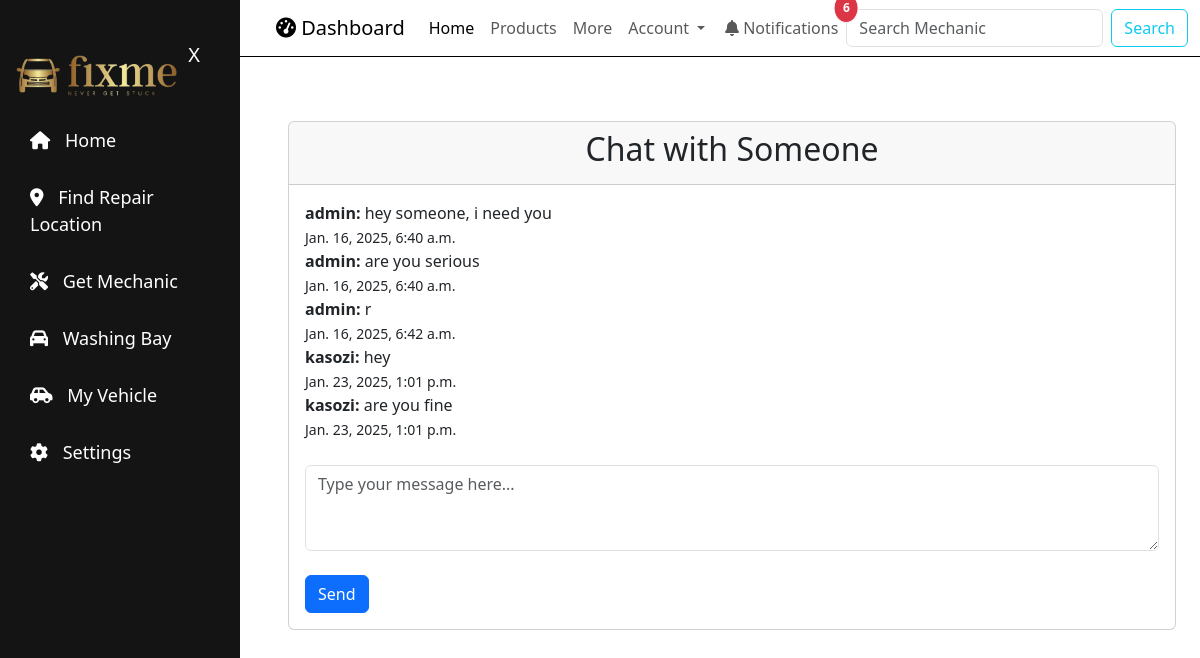
/chat_with_mechanic/1/ (signed in), run on the app's committed database.
### fixmeApp/models.py (models this page shows, shortened)
class Mechanic(models.Model):
    name = models.CharField(max_length=30)
    email = models.EmailField(validators=[EmailValidator(message="Please enter a valid email address")])
    location = models.CharField(max_length=30)
    experience = models.SmallIntegerField(default=0)
    phone = models.CharField(max_length=14, validators=[MinLengthValidator(10), MaxLengthValidator(14)])
    bio = models.CharField(max_length=100, null=True, blank=True)
    dis_img = models.ImageField(null=True, blank=True)
    created_at = models.DateTimeField(auto_now_add=True)

class Message(models.Model):
    mechanic = models.ForeignKey(Mechanic, on_delete=models.CASCADE)
    user = models.ForeignKey(User, on_delete=models.CASCADE)
    content = models.TextField()
    timestamp = models.DateTimeField(auto_now_add=True)
    read = models.BooleanField(default=False)

### fixmeApp/views.py (the view)
# urls.py: path('chat_with_mechanic/<int:mechanic_id>/', views.chat_with_mechanic, name='chat_with_mechanic'),
def chat_with_mechanic(request, mechanic_id):
    mechanic = get_object_or_404(Mechanic, id=mechanic_id)
    messages = Message.objects.filter(mechanic=mechanic).order_by('timestamp')
    message_count = Message.objects.filter(user=request.user, read=False).count()
    return render(request, 'chat_with_mechanic.html', {'mechanic': mechanic, 'messages': messages, 'message_count': message_count})

### fixmeApp/views.py (called while the page is built)
def message_count_processor(request):
    if request.user.is_authenticated:
        return {
            'message_count': Message.objects.filter(user=request.user, read=False).count()
        }
    return {
        'message_count': 0
    }

### fixmeApp/templates/chat_with_mechanic.html (shortened to what this page needs)
{% extends 'base.html' %}
{% block content %}
<div class="container mt-5">
    <div class="card">
        <div class="card-header">
            <center><h2>Chat with {{ mechanic.name }}</h2></center>
        </div>
        <div class="card-body">
            <div class="chat-box">
                {% for message in messages %}
                    <div class="message">
                        <strong>{{ message.user.username }}:</strong> {{ message.content }}
                        <br><small>{{ message.timestamp }}</small>
                    </div>
                {% endfor %}
            </div><br>
            <form method="post" action="{% url 'send_message' mechanic.id %}">
                <div class="form-group">
                    <textarea class="form-control" name="message" rows="3" placeholder="Type your message here..."></textarea>
                </div><br>
                <button type="submit" class="btn btn-primary">Send</button>
            </form>
        </div>
    </div>
</div>
{% endblock %}

### fixmeApp/static/css/nav.css (style rules this page uses)
* { margin: 0; padding: 0; box-sizing: border-box; line-height: 1.5; }
body { font-family: Arial, sans-serif; background-color: #fff; width: 100vw; }

### fixmeApp/static/css/main.css (style rules this page uses)
.container { max-width: 1200px; margin: 0 auto; }
h2 { margin-top: 20px; font-size: 1.5em; color: #333; }

### data on the page
Mechanic: name "Someone"
Message: user.username "admin", content "hey someone, i need you", timestamp "Jan. 16, 2025, 6:40 a.m."
Message: user.username "admin", content "are you serious", timestamp "Jan. 16, 2025, 6:40 a.m."
Message: user.username "admin", content "r", timestamp "Jan. 16, 2025, 6:42 a.m."
Message: user.username "kasozi", content "hey", timestamp "Jan. 23, 2025, 1:01 p.m."
Message: user.username "kasozi", content "are you fine", timestamp "Jan. 23, 2025, 1:01 p.m."

### other printed values
{{ message_count }} "6"
